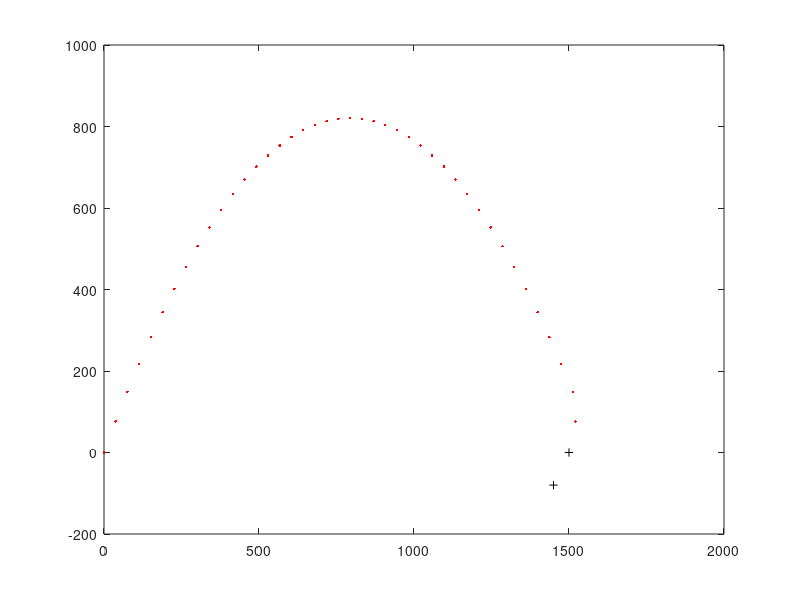

This chart was generated by the following MATLAB code:
N=42;
N2=3;
LocX0=1500;
LocXm1=1450;
LocYm1=-80;
MaxAcc=70;
MaxV=200;
%
Vy0=-LocYm1;
ay=2*Vy0/(N+1);
Vy=Vy0-(1:N)*ay;
Y=cumsum(Vy);

Vx0=LocX0-LocXm1;
ax=(Vx0*N+LocX0)/(N2*(N2+1)/2+N2*(N-N2))
Vx=Vx0-[(1:N2) ones(1,N-N2)*N2]*ax;
X=LocX0+cumsum(Vx);

% X=linspace(LocX0,0,N);

figure;
plot(LocXm1,LocYm1,'k+');hold on
plot(LocX0,0,'k+');
plot(X,Y,'r.');